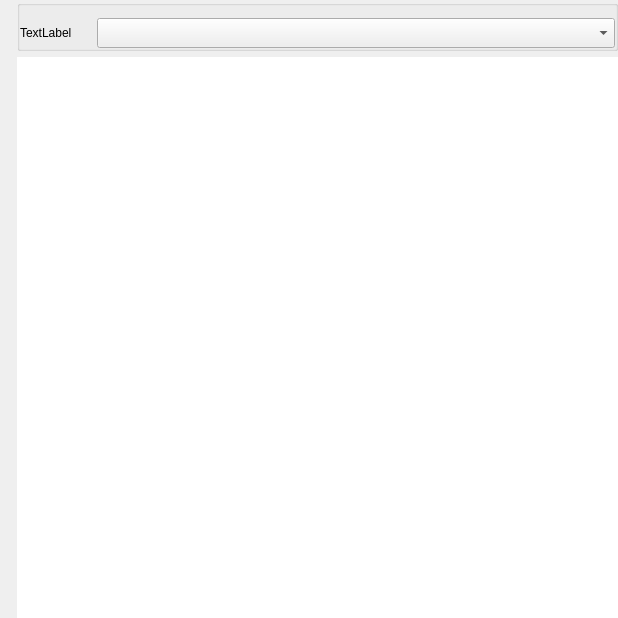
<?xml version="1.0" encoding="UTF-8"?>
<ui version="4.0">
 <class>C_SdBueMlvWidget</class>
 <widget class="QWidget" name="C_SdBueMlvWidget">
  <property name="geometry">
   <rect>
    <x>0</x>
    <y>0</y>
    <width>618</width>
    <height>618</height>
   </rect>
  </property>
  <property name="minimumSize">
   <size>
    <width>450</width>
    <height>400</height>
   </size>
  </property>
  <property name="windowTitle">
   <string>Form</string>
  </property>
  <layout class="QVBoxLayout" name="verticalLayout">
   <property name="spacing">
    <number>6</number>
   </property>
   <property name="leftMargin">
    <number>17</number>
   </property>
   <property name="topMargin">
    <number>0</number>
   </property>
   <property name="rightMargin">
    <number>0</number>
   </property>
   <property name="bottomMargin">
    <number>0</number>
   </property>
   <item>
    <widget class="stw::opensyde_gui_elements::C_OgeGbxTransparent" name="pc_GroupBoxMultiplexer">
     <property name="title">
      <string/>
     </property>
     <layout class="QHBoxLayout" name="horizontalLayout_2" stretch="0,1">
      <property name="spacing">
       <number>25</number>
      </property>
      <property name="leftMargin">
       <number>0</number>
      </property>
      <property name="topMargin">
       <number>12</number>
      </property>
      <property name="rightMargin">
       <number>0</number>
      </property>
      <property name="bottomMargin">
       <number>0</number>
      </property>
      <item>
       <widget class="stw::opensyde_gui_elements::C_OgeLabToolTipBase" name="pc_LabelMultiplexer">
        <property name="styleRole" stdset="0">
         <string>group-item</string>
        </property>
        <property name="text">
         <string>TextLabel</string>
        </property>
       </widget>
      </item>
      <item>
       <widget class="stw::opensyde_gui_elements::C_OgeCbxText" name="pc_ComboBoxMultiplexer">
        <property name="minimumSize">
         <size>
          <width>0</width>
          <height>30</height>
         </size>
        </property>
        <property name="maximumSize">
         <size>
          <width>16777215</width>
          <height>30</height>
         </size>
        </property>
       </widget>
      </item>
     </layout>
    </widget>
   </item>
   <item>
    <widget class="stw::opensyde_gui::C_SdBueMlvGraphicsView" name="pc_GraphicsView">
     <property name="frameShape">
      <enum>QFrame::NoFrame</enum>
     </property>
     <property name="verticalScrollBarPolicy">
      <enum>Qt::ScrollBarAlwaysOff</enum>
     </property>
     <property name="horizontalScrollBarPolicy">
      <enum>Qt::ScrollBarAlwaysOff</enum>
     </property>
     <property name="alignment">
      <set>Qt::AlignLeading|Qt::AlignLeft|Qt::AlignTop</set>
     </property>
    </widget>
   </item>
  </layout>
 </widget>
 <customwidgets>
  <customwidget>
   <class>stw::opensyde_gui::C_SdBueMlvGraphicsView</class>
   <extends>QGraphicsView</extends>
   <header>C_SdBueMlvGraphicsView.hpp</header>
  </customwidget>
  <customwidget>
   <class>stw::opensyde_gui_elements::C_OgeLabToolTipBase</class>
   <extends>QLabel</extends>
   <header>C_OgeLabToolTipBase.hpp</header>
  </customwidget>
  <customwidget>
   <class>stw::opensyde_gui_elements::C_OgeCbxText</class>
   <extends>QComboBox</extends>
   <header>C_OgeCbxText.hpp</header>
  </customwidget>
  <customwidget>
   <class>stw::opensyde_gui_elements::C_OgeGbxTransparent</class>
   <extends>QGroupBox</extends>
   <header>C_OgeGbxTransparent.hpp</header>
   <container>1</container>
  </customwidget>
 </customwidgets>
 <resources/>
 <connections/>
</ui>
